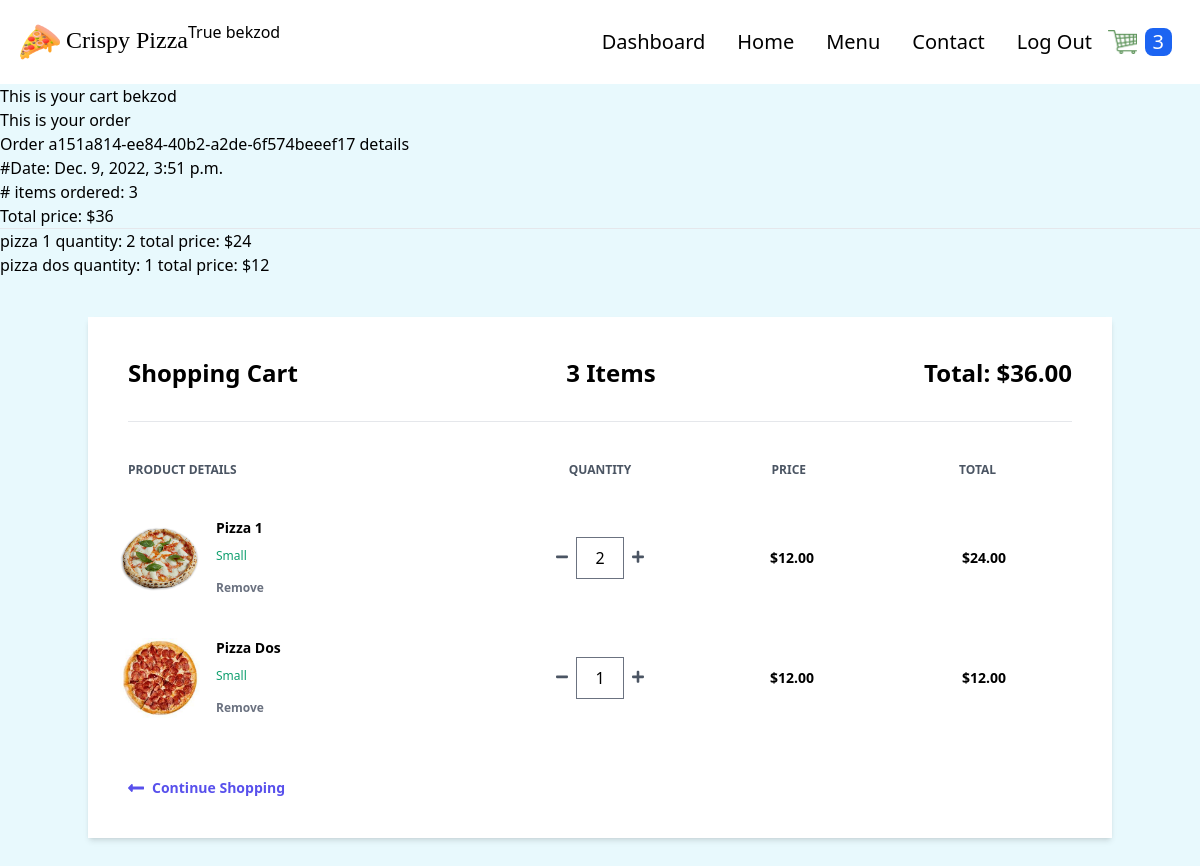
/cart/ (signed in), run on an earlier commit of the app's database.
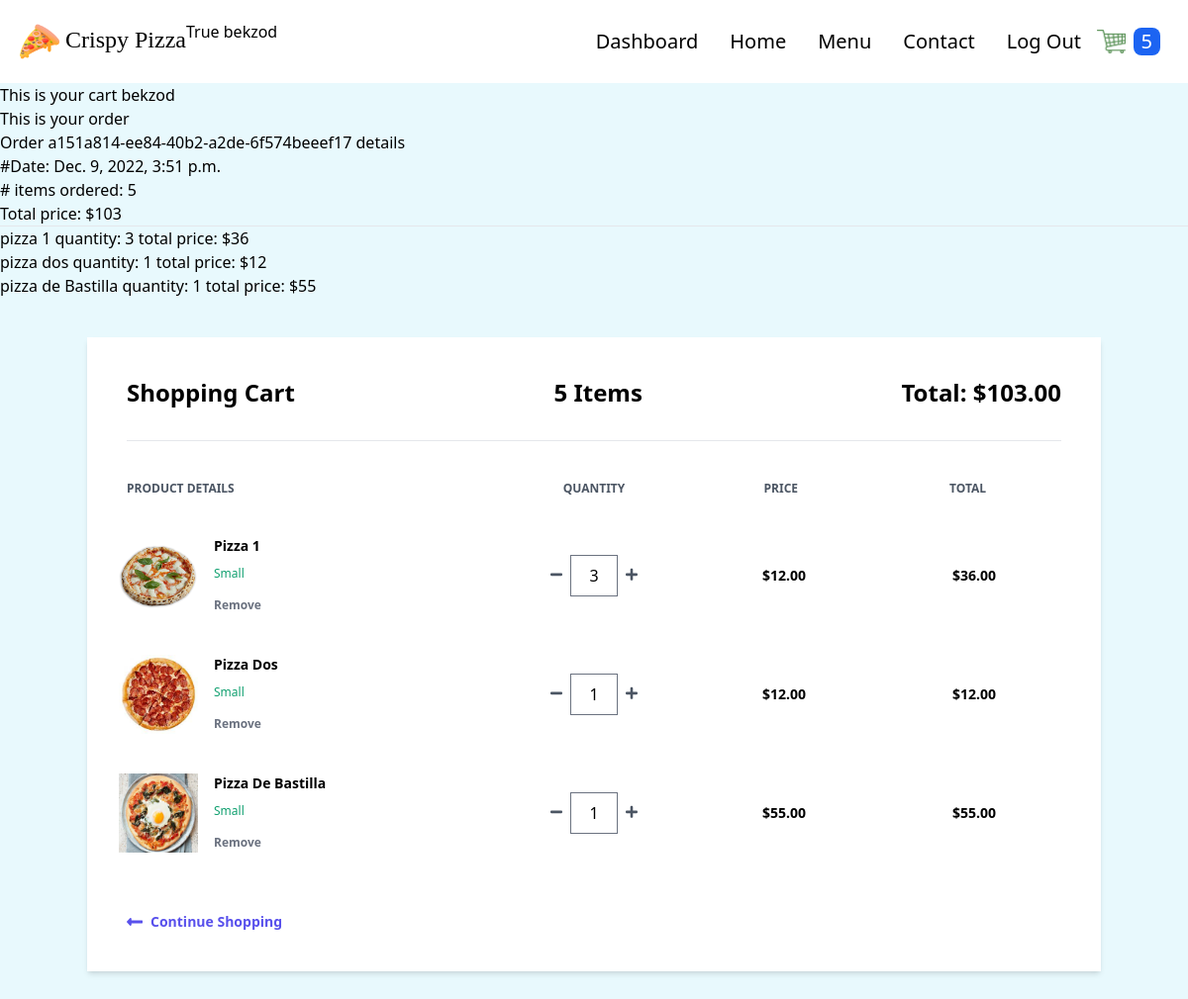
And on a later commit of the database.
### order/models.py (models this page shows, shortened)
class Order(models.Model):
    customer = models.ForeignKey(
        User, on_delete=models.CASCADE)
    date_ordered = models.DateTimeField(auto_now_add=True)
    complete = models.BooleanField(default=False)
    transaction_id = models.UUIDField(
        primary_key=True, default=uuid.uuid4, editable=False)
    @property
    def get_cart_total(self):
        order_items = self.orderitem_set.all()
        total = sum([item.get_total for item in order_items])
        return total
    @property
    def get_cart_items(self):
        order_items = self.orderitem_set.all()
        total = sum([item.quantity for item in order_items])
        return total

class OrderItem(models.Model):
    product = models.ForeignKey(Product, on_delete=models.SET_NULL, null=True)
    order = models.ForeignKey(
        Order, on_delete=models.CASCADE, null=True, blank=True)
    quantity = models.IntegerField(default=0, null=True, blank=True)
    date_added = models.DateTimeField(auto_now_add=True)
    @property
    def get_total(self):
        total = self.product.price * self.quantity
        return total

### store/models.py (models this page shows, shortened)
class Product(models.Model):
    PRODUCT_TYPES = (
        ("Pizza", "pizza"),
        ("Nonpizza", "nonpizza")
    )
    id = models.UUIDField(primary_key=True, default=uuid.uuid4, editable=False)
    name = models.CharField(max_length=100)
    price = models.IntegerField()
    desc = models.TextField(max_length=500)
    image = models.ImageField(blank=True, upload_to='images')
    created_at = models.DateField(auto_now_add=True)
    updated_at = models.DateField(auto_now=True)
    product_type = models.CharField(max_length=10, choices=PRODUCT_TYPES)

### order/views.py (the view)
# urls.py: path('cart/', views.cart, name='cart'),
def cart(request):
    customer_order = Order.objects.filter(
        customer=request.user, complete=False)
    customer_items = OrderItem.objects.filter(
        order_id__in=customer_order)
    customer_order = customer_order[0]
    context = {"order": customer_order, "items": customer_items}
    return render(request, 'order/cart.html', context)

### store/context_processors.py (called while the page is built)
def get_cart_quantity(request):
    try:
        customer_order = Order.objects.filter(
            customer=request.user, complete=False)[0]
        number_of_items = customer_order.get_cart_items
    except:
        number_of_items = 0
    finally:
        return {
            'cart_quantity': number_of_items
        }

### order/templates/order/cart.html (shortened to what this page needs)
{% extends 'store/base.html' %} {% block content %} {% if not items %}
<h2>Cart is empty</h2>
{% else %}
<h1>This is your cart {{request.user}}</h1>
<h2>This is your order</h2>
<div>
  <h3>Order {{order.transaction_id}} details</h3>
  <p>#Date: {{order.date_ordered}}</p>
  <p># items ordered: {{order.get_cart_items}}</p>
  <p>Total price: ${{order.get_cart_total}}</p>
</div>
<hr />
{% for item in items%}
<h2>
  {{item.product.name}} quantity: {{item.quantity}} total price:
  ${{item.get_total}}
</h2>
{% endfor %} {% endif %}
<div class="container mx-auto mt-10">
  <div class="flex shadow-md my-10">
    <div class="w-full bg-white px-10 py-10">
      <div class="flex justify-between border-b pb-8">
        <h1 class="font-semibold text-2xl">Shopping Cart</h1>
        <h2 class="font-semibold text-2xl">{{order.get_cart_items}} Items</h2>
        <h2 class="font-semibold text-2xl">
          Total: ${{order.get_cart_total|floatformat:2}}
        </h2>
      </div>
      <div class="flex mt-10 mb-5">
        <h3 class="font-semibold text-gray-600 text-xs uppercase w-2/5">
          Product Details
        </h3>
        <h3
          class="font-semibold text-center text-gray-600 text-xs uppercase w-1/5 text-center"
        >
          Quantity
        </h3>
        <h3
          class="font-semibold text-center text-gray-600 text-xs uppercase w-1/5 text-center"
        >
          Price
        </h3>
        <h3
          class="font-semibold text-center text-gray-600 text-xs uppercase w-1/5 text-center"
        >
          Total
        </h3>
      </div>
      {% for item in items %}
      <div class="flex items-center hover:bg-gray-100 -mx-8 px-6 py-5">
        <div class="flex w-2/5">
          <div class="w-20">
            <img class="h-20" src="{{item.product.image.url}}" alt="" />
          </div>
          <div class="flex flex-col justify-between ml-4 flex-grow">
            <span class="font-bold text-sm">{{ item.product.name|title }}</span>
            <span class="text-green-500 text-xs">Small</span>
            <form
              action="{% url 'order:remove-from-cart' item.product.id %}"
              method="post"
            >
              <button
                type="submit"
                class="font-semibold hover:text-red-500 text-gray-500 text-xs"
              >
                Remove
              </button>
            </form>
          </div>
        </div>
        <div
          class="flex justify-center items-center w-1/5 individual-container"
        >
          <form
            action="{% url 'order:reduce-product-quantity' item.product.pk %}"
            method="post"
          >
            <button type="submit">
              <svg class="fill-current text-gray-600 w-3" viewBox="0 0 448 512">
                <path
                  d="M416 208H32c-17.67 0-32 14.33-32 32v32c0 17.67 14.33 32 32 32h384c17.67 0 32-14.33 32-32v-32c0-17.67-14.33-32-32-32z"
                />
              </svg>
            </button>
          </form>
          <input
            class="mx-2 border text-center w-12"
            type="text"
            value="{{item.quantity}}"
          />
          <form
            action="{% url 'order:add_to_cart' item.product.pk %}"
            method="post"
          >
            <button type="submit">
            </button>
          </form>
        </div>
        <span class="text-center w-1/5 font-semibold text-sm"
          >${{item.product.price|floatformat:2}}</span
        >
        <span class="text-center w-1/5 font-semibold text-sm"
          >${{item.get_total|floatformat:2}}</span
        >
      </div>
      {% endfor %}
      <a
        href="{% url 'store:products' %}"
        class="flex font-semibold text-indigo-600 text-sm mt-10"
      >
        <svg
          class="fill-current mr-2 text-indigo-600 w-4"
          viewBox="0 0 448 512"
        >
          <path
            d="M134.059 296H436c6.627 0 12-5.373 12-12v-56c0-6.627-5.373-12-12-12H134.059v-46.059c0-21.382-25.851-32.09-40.971-16.971L7.029 239.029c-9.373 9.373-9.373 24.569 0 33.941l86.059 86.059c15.119 15.119 40.971 4.411 40.971-16.971V296z"
          />
        </svg>
        Continue Shopping
      </a>
    </div>
  </div>
</div>
{% endblock %}

### store/templates/store/base.html (shortened to what this page needs)
{% load static %}
<!DOCTYPE html>
<html lang="en">
  <head>
    <link rel="stylesheet" href="{% static 'store/src/styles.css' %}" />
  </head>
  <body class="m-0 p-0 bg-dimly-blue">
    <nav class="p-5 bg-white flex">
      <div class="flex justify-between items-center">
        <a href="{% url 'store:products' %}">
          <span class="text-2xl font-[Poppins] cursor-pointer">
            <img
              class="h-10 inline"
              src="{% static 'store/images/pizza.png' %}"
            />
            Crispy Pizza
          </span>
        </a>
      </div>
      <h2>{{user.is_superuser}} {{user.username}}</h2>
      <ul class="flex ml-auto items-center">
        {% if user.is_superuser %}
        <li class="text-xl mx-4 hover:text-cyan-500 duration-500">
          <a href="{% url 'store:dashboard' %}">Dashboard</a>
        </li>
        {% endif %}
        <li class="text-xl mx-4 hover:text-cyan-500 duration-500">
          <a href="{% url 'store:products' %}">Home</a>
        </li>
        <li class="text-xl mx-4 hover:text-cyan-500 duration-500">
          <a href="">Menu</a>
        </li>
        <li class="text-xl mx-4 hover:text-cyan-500 duration-500">
          <a href="">Contact</a>
        </li>
        {% if user.is_authenticated %}
        <li class="text-xl mx-4 hover:text-cyan-500 duration-500">
          <a href="{% url 'users:logout' %}">Log Out</a>
        </li>
        {% else %}
        <li class="text-xl mx-4 hover:text-cyan-500 duration-500">
          <a href="{% url 'users:login' %}">Log In</a>
        </li>
        {% endif %}
        <li>
          <a href="{% url 'order:cart' %}">
            <img
              class="h-6"
              src="{% static 'store/images/cart.png' %}"
              alt="cart"
            />
          </a>
        </li>
        <li class="p-2">
          <div class="bg-blue-600 rounded-lg px-2">
            <p class="text-xl text-white">{{cart_quantity}}</p>
          </div>
        </li>
      </ul>
    </nav>
    {% block content %} {% endblock %}
  </body>
</html>

What changed in the data, as far as the page shows it:
changed through a linked row, Order "a151a814-ee84-40b2-a2de-6f574beeef17": get_cart_items "3" → "5"; get_cart_total "36" → "103"; get_cart_total "36.00" → "103.00"
changed OrderItem "pizza 1": quantity "2" → "3"; get_total "24" → "36"; get_total "24.00" → "36.00"
added OrderItem: product.name "pizza de Bastilla", quantity "1", get_total "55", product.image (picture), product.name "Pizza De Bastilla", product.price "55.00", get_total "55.00"
Also different on the page:
{{ cart_quantity }}: "3" → "5"
